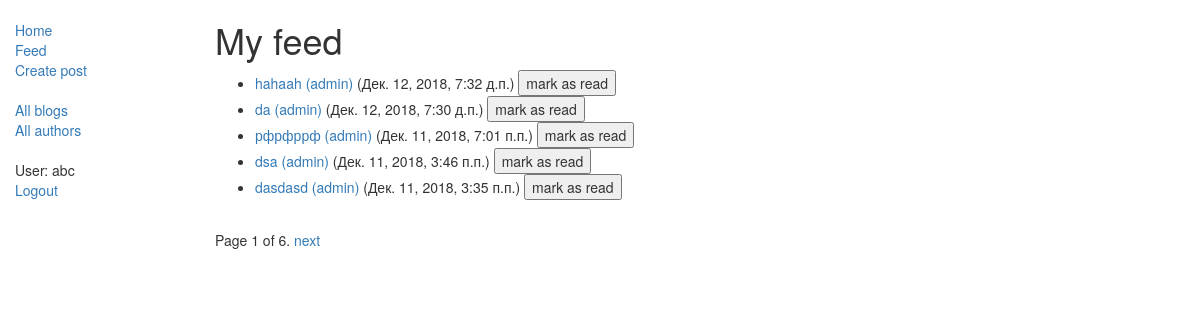
Page /blog/feed/ (signed in) on the committed database.
### blog/models.py (models this page shows, shortened)
class Blog(models.Model):
    title = models.CharField(max_length=200)
    author = models.ForeignKey(Author, on_delete=models.SET_NULL, null=True)
    text = models.TextField()
    post_date = models.DateTimeField(auto_now_add=True)
    readedby = models.ManyToManyField('Author', related_name='readed', null=True, blank=True)
    class Meta:
        ordering = ['-post_date']
    def get_absolute_url(self):
        return reverse('blog-detail', args=[str(self.id)])

class Author(models.Model):
    user = models.OneToOneField(User, on_delete=models.CASCADE)
    following = models.ManyToManyField('Author', related_name='followers', null=True, blank=True)
    class Meta:
        ordering = ["user"]
    def get_absolute_url(self):
        return reverse('blogs-by-author', args=[str(self.id)])
    def __str__(self):
        return self.user.username

### blog/views.py (the view)
# urls.py: path('feed/', views.Feed.as_view(), name='feed'),
class Feed(LoginRequiredMixin,generic.ListView):
    model = Blog
    paginate_by = 5
    template_name = 'blog/feed_list.html'
    def get_queryset(self):
        return Blog.objects.filter(author__following__user=self.request.user).\
            exclude(readedby__user=self.request.user)

### blog/templates/blog/feed_list.html (shortened to what this page needs)
{% extends "base.html" %}
    {% block content %}
    <h1>My feed</h1>
    {% if blog_list %}
        <ul>
            {% for blog in blog_list %}
                <li>
                    <a href="{{ blog.get_absolute_url }}">{{ blog.title }}</a>
                    <a href="{{ blog.author.get_absolute_url }}">({{ blog.author }})</a>
                    ({{ blog.post_date }})
                    <button data-url="{% url 'mark-as-read' blog.pk %}" class="readed-button" type="button">mark as read</button>
                </li>
            {% endfor %}
        </ul>
    {% else %}
        <p>There are no posts.</p>
    {% endif %}
{% endblock %}

### blog/templates/base.html (shortened to what this page needs)
<!DOCTYPE html>
<html lang="en">
<head>
    <link rel="stylesheet" href="https://maxcdn.bootstrapcdn.com/bootstrap/3.3.7/css/bootstrap.min.css">
</head>
<body>
    <div class="container-fluid">
        <div class="row">
            <div class="col-sm-2">
                {% block sidebar %}
                <ul class="sidebar-nav">
                    <li><a href="{% url 'index' %}">Home</a></li>
                    <li><a href="{% url 'feed' %}">Feed</a></li>
                    <li><a href="{% url 'blog-create' %}">Create post</a></li>
                </ul>
                <ul class="sidebar-nav">
                    <li><a href="{% url 'blogs' %}">All blogs</a></li>
                    <li><a href="{% url 'authors' %}">All authors</a></li>
                </ul>
                <ul class="sidebar-nav">
                    {% if user.is_authenticated %}
                        <li>User: {{ user.get_username }}</li>
                        <li><a href="{% url 'logout'%}?next={{request.path}}">Logout</a></li>
                    {% else %}
                        <li><a href="{% url 'login'%}?next={{request.path}}">Login</a></li>
                    {% endif %}
                </ul>
                {% endblock %}
            </div>
            <div class="col-sm-10 ">
                {% block content %}{% endblock %}
                {% block pagination %}
                    {% if is_paginated %}
                        <div class="pagination">
                            <span class="page-links">
                            <span class="page-current">
                                Page {{ page_obj.number }} of {{ page_obj.paginator.num_pages }}.
                            </span>
                            {% if page_obj.has_next %}
                                <a href="{{ request.path }}?page={{ page_obj.next_page_number }}">next</a>
                            {% endif %}
                            </span>
                        </div>
                    {% endif %}
                {% endblock %}
            </div>
        </div>
    </div>
</body>
</html>

### blog/templates/base.html (style rules this page uses)
.sidebar-nav { margin-top: 20px; padding: 0; list-style: none; }

### rows in the picture
Blog: title "hahaah", author "admin", post_date "Дек. 12, 2018, 7:32 д.п."
Blog: title "da", author "admin", post_date "Дек. 12, 2018, 7:30 д.п."
Blog: title "рфрфррф", author "admin", post_date "Дек. 11, 2018, 7:01 п.п."
Blog: title "dsa", author "admin", post_date "Дек. 11, 2018, 3:46 п.п."
Blog: title "dasdasd", author "admin", post_date "Дек. 11, 2018, 3:35 п.п."

### other values in the picture
{{ user.get_username }} "abc"
{{ page_obj.number }} "1"
{{ page_obj.paginator.num_pages }} "6"
